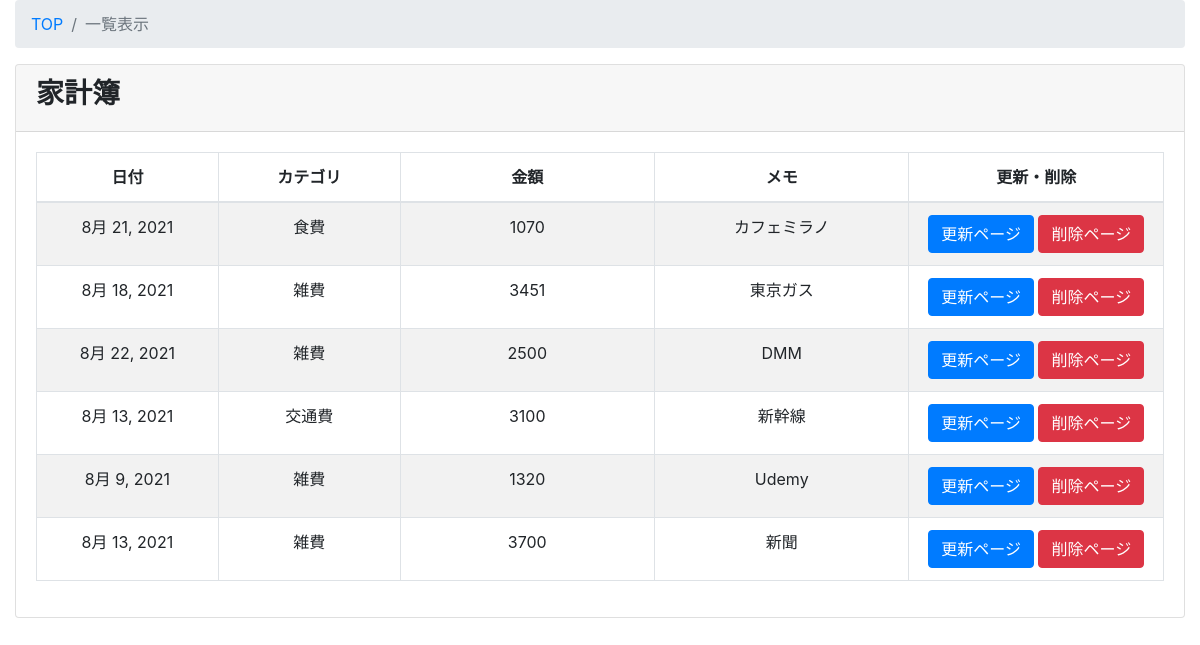
Page /kakeibo/kakeibo_list/ on the committed database.
### kakeibo/models.py (models this page shows, shortened)
class Kakeibo(models.Model):
    class Meta:
        db_table = "kakeibo"
        verbose_name = "家計簿"
        verbose_name_plural = "家計簿"
    date = models.DateField(verbose_name="日付", default=datetime.now)
    category = models.ForeignKey(
        Category, on_delete=models.PROTECT, verbose_name="カテゴリー")
    money = models.IntegerField(verbose_name="金額", help_text="単位は日本円")
    memo = models.CharField(verbose_name="メモ", max_length=500)

class Category(models.Model):
    class Meta:
        db_table = "category"
        verbose_name = "カテゴリ"
        verbose_name_plural = "カテゴリ"
    category_name = models.CharField(max_length=255, unique=True)
    def __str__(self):
        return self.category_name

### kakeibo/views.py (the view)
# urls.py: path('kakeibo_list/', views.KakeiboListView.as_view(), name='kakeibo_list'),
class KakeiboListView(ListView):
    model = Kakeibo
    template_name = 'kakeibo/kakeibo_list.html'
    def queryset(self):
        return Kakeibo.objects.all()

### kakeibo/templates/kakeibo/kakeibo_list.html
{% extends 'kakeibo/base.html' %} {% block content %}
<div class="content-wrapper">
  <div class="container-fluid">
    <ol class="breadcrumb">
      <li class="breadcrumb-item">
        <a href="{% url 'kakeibo:kakeibo_list' %}">TOP</a>
      </li>
      <li class="breadcrumb-item active">一覧表示</li>
    </ol>
    <div class="card mb-3">
      <div class="card-header">
        <h3><b>家計簿</b></h3>
      </div>
      <div class="card-body">
        <div class="table-responsive">
          <table
            id="kakeibo_list"
            width="100%"
            class="table table-striped table-bordered table-hover"
          >
            <thead>
              <tr>
                <th class="text-center">日付</th>
                <th class="text-center">カテゴリ</th>
                <th class="text-center">金額</th>
                <th class="text-center">メモ</th>
                <th class="text-center">更新・削除</th>
              </tr>
            </thead>
            <tbody>
              {% for item in object_list %}
              <tr class="odd gradeX text-center">
                <td class="text-center" width="100">{{ item.date}}</td>
                <td class="text-center" width="100">{{ item.category }}</td>
                <td class="text-center" width="140">{{ item.money }}</td>
                <td class="text-center" width="140">{{ item.memo }}</td>
                <td class="text-center" width="140">
                  <a
                    class="btn btn-primary"
                    href="{% url 'kakeibo:kakeibo_update' item.pk %}"
                    role="button"
                    >更新ページ</a
                  >
                  <a
                    class="btn btn-danger"
                    href="{% url 'kakeibo:kakeibo_delete' item.pk %}"
                    role="button"
                    >削除ページ</a
                  >
                </td>
              </tr>
              {% endfor %}
            </tbody>
          </table>
        </div>
      </div>
    </div>
  </div>
</div>
{% endblock content %}

### kakeibo/templates/kakeibo/base.html (shortened to what this page needs)
<!DOCTYPE html>
<html lang="ja">
  <head>
    <link
      rel="stylesheet"
      href="https://maxcdn.bootstrapcdn.com/bootstrap/4.0.0-beta.2/css/bootstrap.min.css"
    />
    <link
      rel="stylesheet"
      href="https://cdn.datatables.net/t/bs-3.3.6/jqc-1.12.0,dt-1.10.11/datatables.min.css"
    />
  </head>
  <body>
    {% block content %}{% endblock %}
  </body>
</html>

### rows in the picture
Kakeibo: date "8月 21, 2021", category "食費", money "1070", memo "カフェミラノ"
Kakeibo: date "8月 18, 2021", category "雑費", money "3451", memo "東京ガス"
Kakeibo: date "8月 22, 2021", category "雑費", money "2500", memo "DMM"
Kakeibo: date "8月 13, 2021", category "交通費", money "3100", memo "新幹線"
Kakeibo: date "8月 9, 2021", category "雑費", money "1320", memo "Udemy"
Kakeibo: date "8月 13, 2021", category "雑費", money "3700", memo "新聞"
